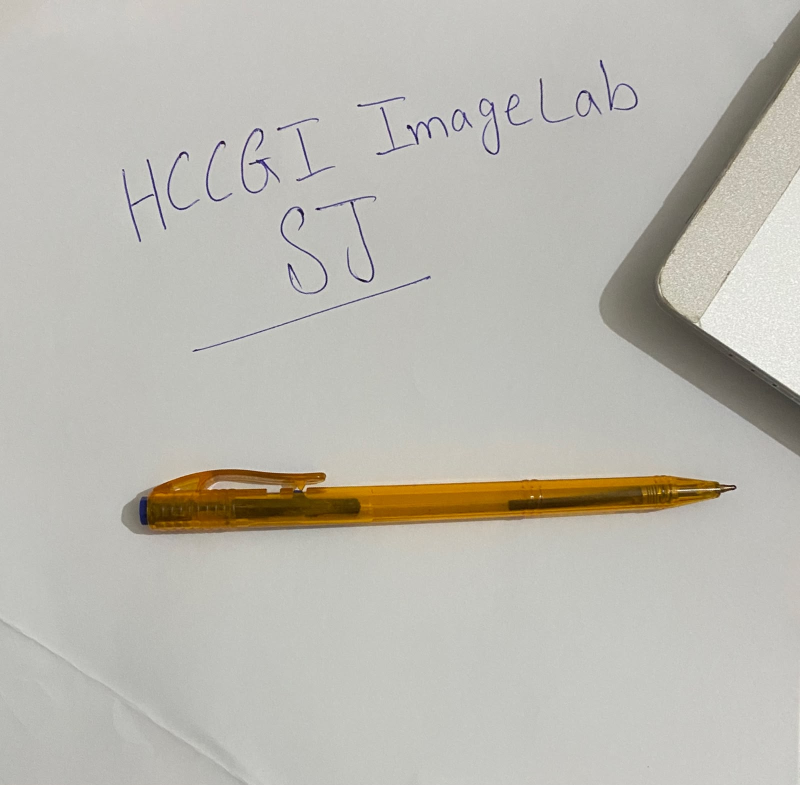
#> input picture images/original.jpg, 1600 x 1569 px (shown at 1/2 size)
$ python weeks01-03_image_lab.py   (older library calls are emulated)
#> lines starting #> are read from the running program, lines starting #| are printed output that depends on the picture; after the words box and inside, x2 and y2 are one past the last pixel; in counts of white or black regions, pixels touching at a corner belong together
import os
import cv2
import numpy as np
import matplotlib.pyplot as plt

def inspect_image(image_path: str) -> dict:
    """Task 1: Load image and measure data properties."""
#> called with image_path = 'images/original.jpg'
    img = cv2.imread(image_path)
#> img is the input picture: shape (1569, 1600, 3); mean B, G, R 177.3, 185.3, 187.7
    if img is None:
        raise FileNotFoundError(f"Image not found at {image_path}")

    height, width, channels = img.shape
#> height = 1569; width = 1600; channels = 3
    pixel_count = height * width
#> pixel_count = 2510400
    estimated_bytes = pixel_count * channels * 1  # 8-bit per channel
#> estimated_bytes = 7531200
    color_order = "BGR"  # OpenCV loads images in BGR format

    return {
        "width": width,
        "height": height,
        "channels": channels,
        "shape": [height, width, channels],
        "pixel_count": pixel_count,
        "estimated_bytes": estimated_bytes,
        "color_order": color_order
    }

def create_pixel_views(image_path: str, output_dir: str) -> dict:
    """Task 2: Channel, grayscale, and downsampled views."""
#> called with image_path = 'images/original.jpg', output_dir = 'outputs'
    os.makedirs(output_dir, exist_ok=True)
    img_bgr = cv2.imread(image_path)
    img_rgb = cv2.cvtColor(img_bgr, cv2.COLOR_BGR2RGB)

    b, g, r = cv2.split(img_bgr)
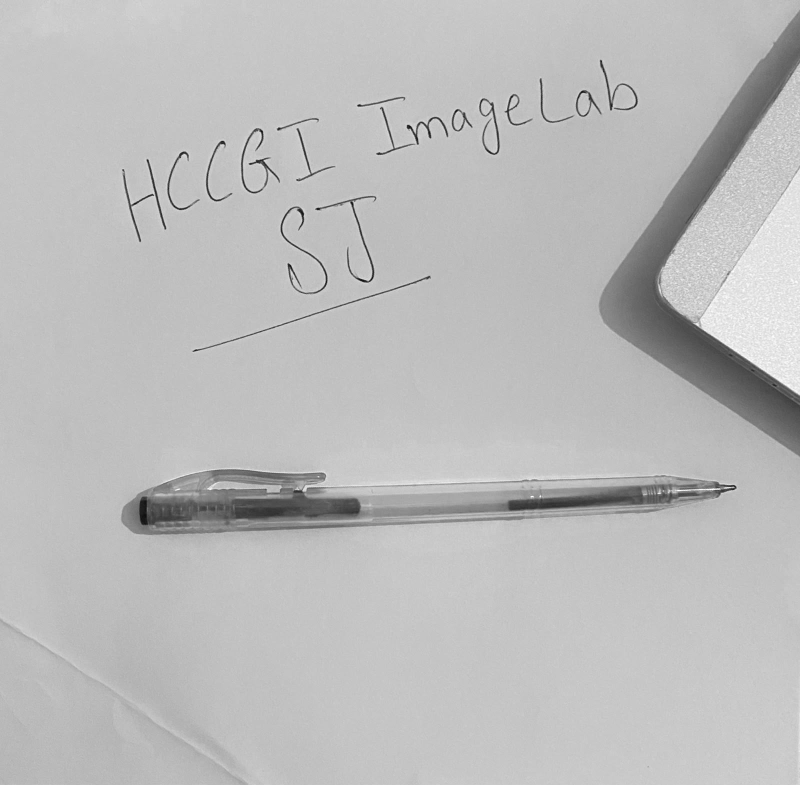
#> r: shape (1569, 1600) (shown at 1/2 size); min 2, max 255, mean 187.7
    gray = cv2.cvtColor(img_bgr, cv2.COLOR_BGR2GRAY)

    h, w = img_bgr.shape[:2]
#> h = 1569; w = 1600
    new_w, new_h = w // 2, h // 2
#> new_w = 800; new_h = 784
    downsampled = cv2.resize(img_rgb, (new_w, new_h), interpolation=cv2.INTER_AREA)

    fig, axes = plt.subplots(2, 3, figsize=(12, 8))
    axes[0, 0].imshow(r, cmap='gray')
    axes[0, 0].set_title("Red Channel")

    axes[0, 1].imshow(g, cmap='gray')
    axes[0, 1].set_title("Green Channel")

    axes[0, 2].imshow(b, cmap='gray')
    axes[0, 2].set_title("Blue Channel")

    axes[1, 0].imshow(gray, cmap='gray')
    axes[1, 0].set_title("Grayscale")

    axes[1, 1].imshow(downsampled)
    axes[1, 1].set_title(f"Downsampled ({new_w}x{new_h})")

    axes[1, 2].imshow(img_rgb)
    axes[1, 2].set_title(f"Original RGB ({w}x{h})")

    for ax in axes.flat:
        ax.axis('off')

    plt.tight_layout()
    output_path = os.path.join(output_dir, "pixel_views.png")
    plt.savefig(output_path)
    plt.close()

    return {
        "original_size": [w, h],
        "downsampled_size": [new_w, new_h],
        "output_path": output_path
    }

def create_adjustments(
    image_path: str,
    output_dir: str,
    brightness_delta: int = 40,
    contrast_factor: float = 1.5,
    threshold: int = 127,
) -> dict:
    """Task 3: Brightness, contrast, and thresholding."""
#> called with image_path = 'images/original.jpg', output_dir = 'outputs', brightness_delta = 40, contrast_factor = 1.5, threshold = 127
    os.makedirs(output_dir, exist_ok=True)
    img_bgr = cv2.imread(image_path)
    gray = cv2.cvtColor(img_bgr, cv2.COLOR_BGR2GRAY)

    # Brightness adjustment with clipping
    bright = np.clip(gray.astype(np.int16) + brightness_delta, 0, 255).astype(np.uint8)
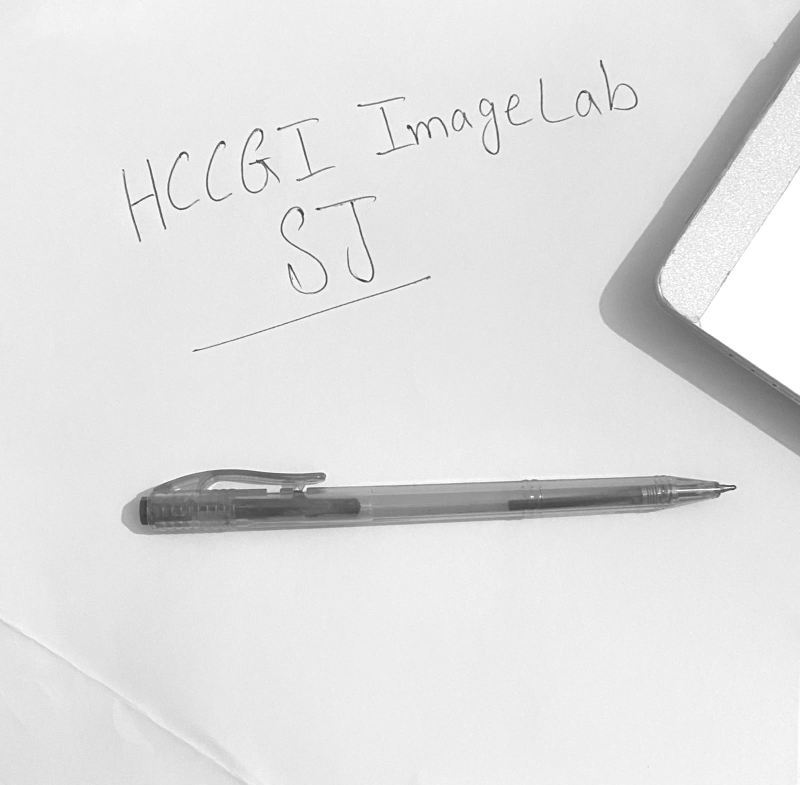
#> bright: shape (1569, 1600) (shown at 1/2 size); min 42, max 255, mean 224.9

    # Contrast adjustment with clipping
    contrast = np.clip(gray.astype(np.float32) * contrast_factor, 0, 255).astype(np.uint8)
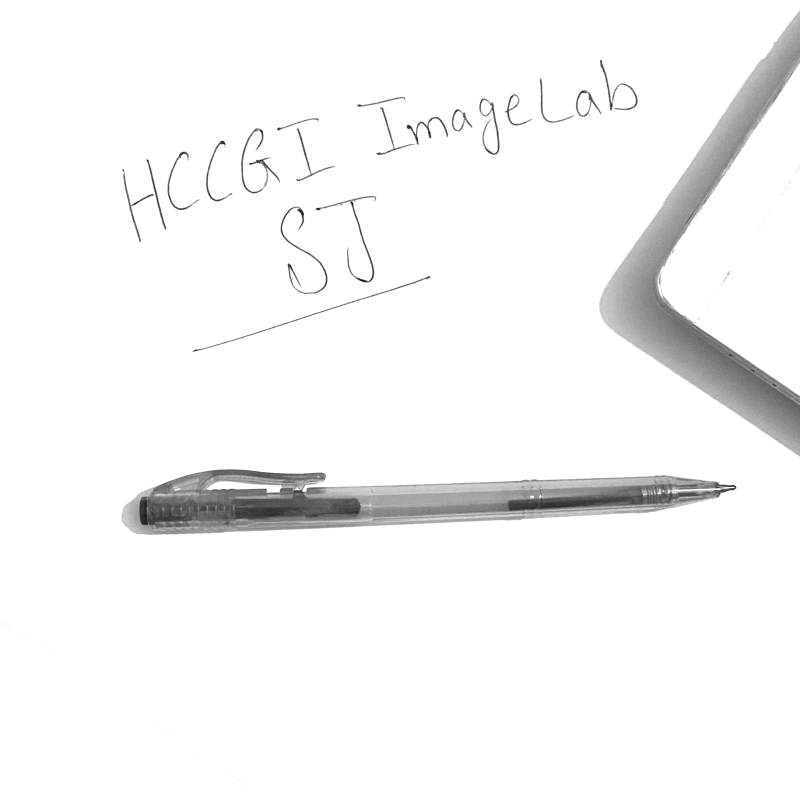
#> contrast: shape (1569, 1600) (shown at 1/2 size); min 3, max 255, mean 245.9

    # Thresholding
    _, thresh_img = cv2.threshold(gray, threshold, 255, cv2.THRESH_BINARY)
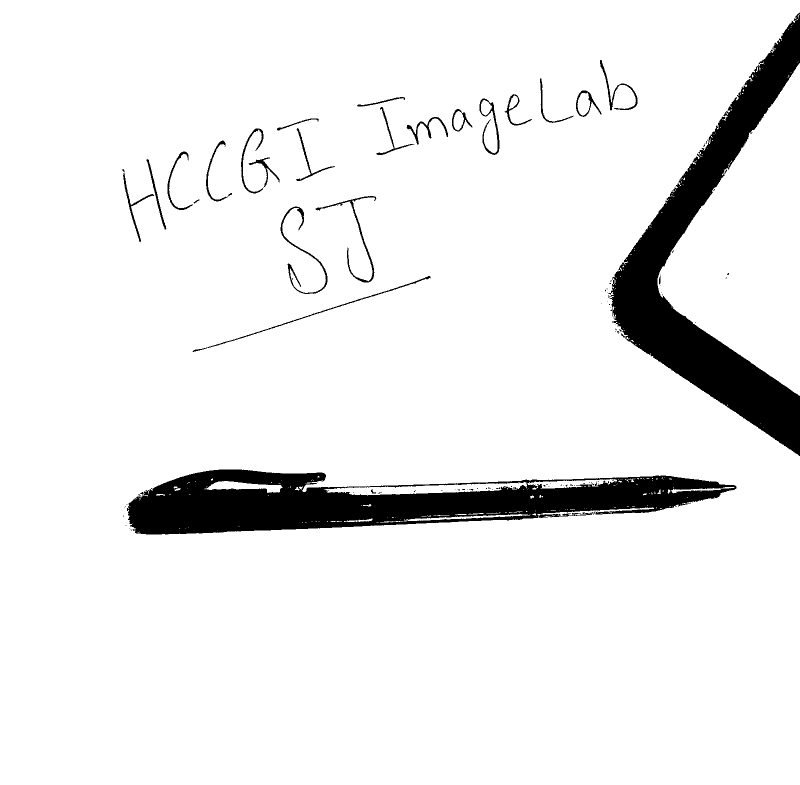
#> thresh_img: shape (1569, 1600) (shown at 1/2 size); 92.6% white; 110 black regions (85 under 20 px), largest, box (x1, y1, x2, y2) and area: (254, 939, 1473, 1069) 87670, (1216, 25, 1600, 912) 84574, (561, 413, 655, 588) 1385

    fig, axes = plt.subplots(2, 2, figsize=(10, 10))
    axes[0, 0].imshow(gray, cmap='gray')
    axes[0, 0].set_title("Original Grayscale")

    axes[0, 1].imshow(bright, cmap='gray')
    axes[0, 1].set_title(f"Brighter (Delta={brightness_delta})")

    axes[1, 0].imshow(contrast, cmap='gray')
    axes[1, 0].set_title(f"High Contrast (Factor={contrast_factor})")

    axes[1, 1].imshow(thresh_img, cmap='gray')
    axes[1, 1].set_title(f"Thresholded (Val={threshold})")

    for ax in axes.flat:
        ax.axis('off')

    plt.tight_layout()
    output_path = os.path.join(output_dir, "adjustments.png")
    plt.savefig(output_path)
    plt.close()

    return {
        "brightness_delta": brightness_delta,
        "contrast_factor": contrast_factor,
        "threshold": threshold,
        "output_path": output_path
    }

def create_blur_and_edges(
    image_path: str,
    output_dir: str,
    kernel_size: int = 5,
) -> dict:
    """Task 4: Blur and Sobel edge detection."""
#> called with image_path = 'images/original.jpg', output_dir = 'outputs', kernel_size = 5
    if kernel_size % 2 == 0 or kernel_size <= 0:
        raise ValueError("kernel_size must be a positive odd integer.")

    os.makedirs(output_dir, exist_ok=True)
    img_bgr = cv2.imread(image_path)
    gray = cv2.cvtColor(img_bgr, cv2.COLOR_BGR2GRAY)

    # Mean Blur
    blurred = cv2.blur(gray, (kernel_size, kernel_size))

    # Sobel on Original Grayscale
    sobelx_orig = cv2.Sobel(gray, cv2.CV_64F, 1, 0, ksize=3)
    sobely_orig = cv2.Sobel(gray, cv2.CV_64F, 0, 1, ksize=3)
    sobel_orig = np.clip(cv2.magnitude(sobelx_orig, sobely_orig), 0, 255).astype(np.uint8)
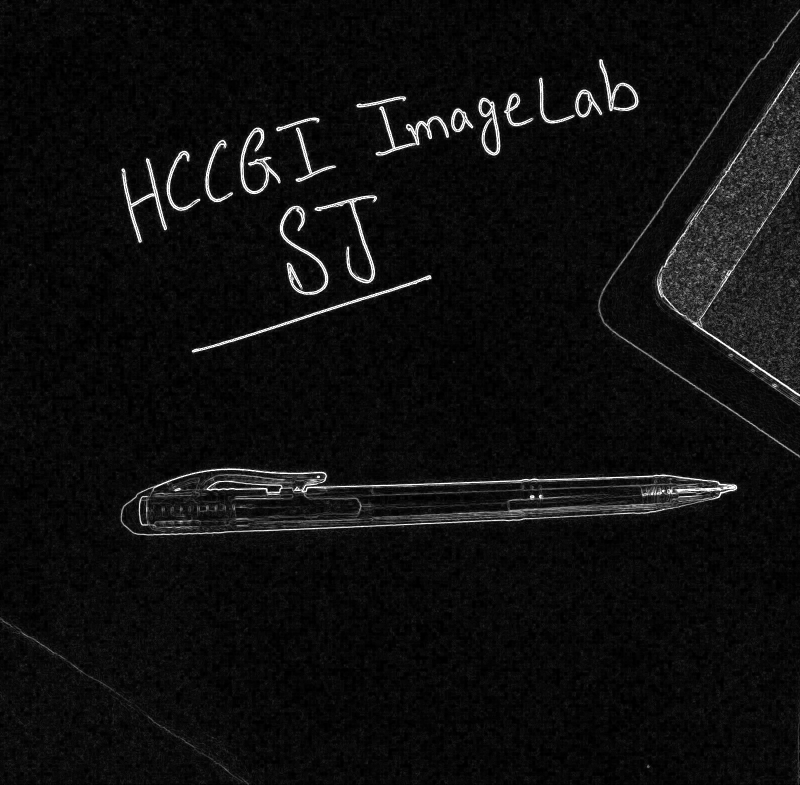
#> sobel_orig: shape (1569, 1600) (shown at 1/2 size); min 0, max 255, mean 14.6

    # Sobel on Blurred Grayscale
    sobelx_blur = cv2.Sobel(blurred, cv2.CV_64F, 1, 0, ksize=3)
    sobely_blur = cv2.Sobel(blurred, cv2.CV_64F, 0, 1, ksize=3)
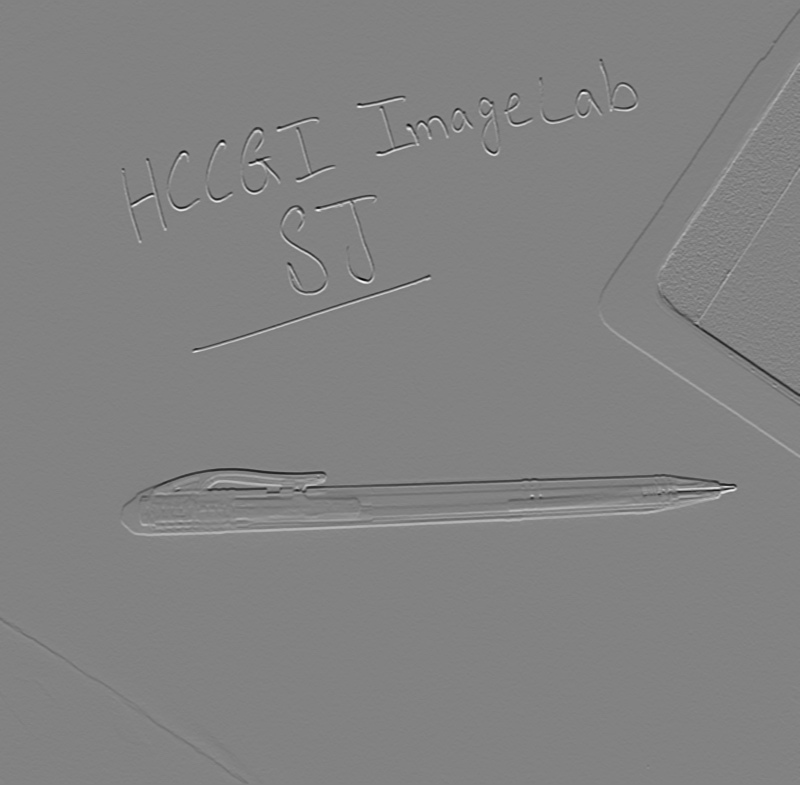
#> sobely_blur: shape (1569, 1600) float64 (shown at 1/2 size); min -310, max 297, mean 0; drawn with min black and max white
    sobel_blur = np.clip(cv2.magnitude(sobelx_blur, sobely_blur), 0, 255).astype(np.uint8)
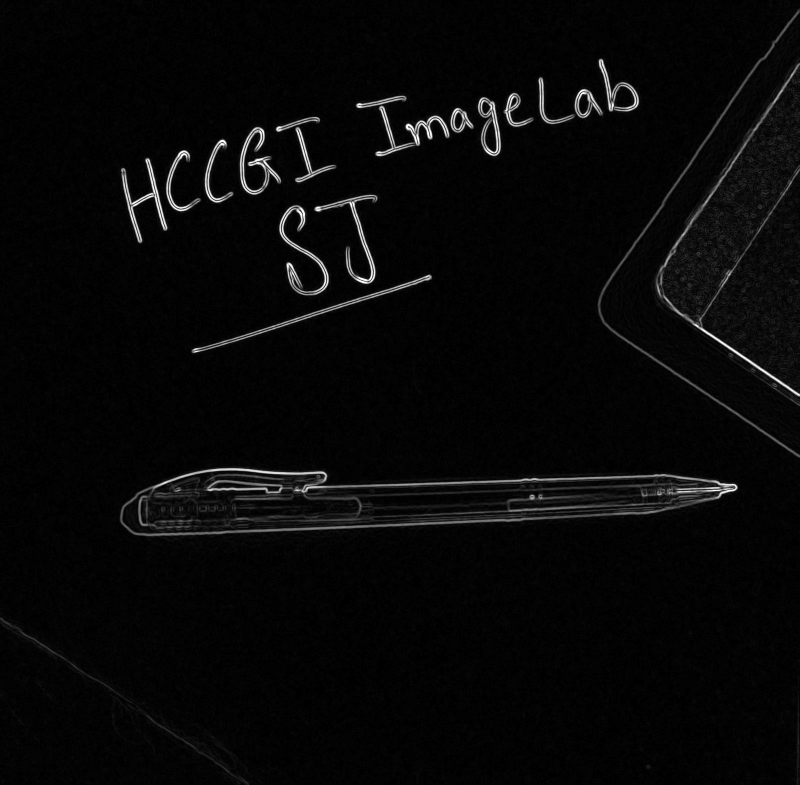
#> sobel_blur: shape (1569, 1600) (shown at 1/2 size); min 0, max 255, mean 7.7

    fig, axes = plt.subplots(2, 2, figsize=(10, 10))
    axes[0, 0].imshow(gray, cmap='gray')
    axes[0, 0].set_title("Original Grayscale")

    axes[0, 1].imshow(blurred, cmap='gray')
    axes[0, 1].set_title(f"Mean Blur ({kernel_size}x{kernel_size})")

    axes[1, 0].imshow(sobel_orig, cmap='gray')
    axes[1, 0].set_title("Sobel Edges (Original)")

    axes[1, 1].imshow(sobel_blur, cmap='gray')
    axes[1, 1].set_title("Sobel Edges (Blurred)")

    for ax in axes.flat:
        ax.axis('off')

    plt.tight_layout()
    output_path = os.path.join(output_dir, "blur_and_edges.png")
    plt.savefig(output_path)
    plt.close()

    return {
        "kernel_size": kernel_size,
        "output_path": output_path
    }

def run_lab(image_path: str, output_dir: str) -> dict:
    """Task 5: Run all tasks."""
    return {
        "task1": inspect_image(image_path),
        "task2": create_pixel_views(image_path, output_dir),
        "task3": create_adjustments(image_path, output_dir),
        "task4": create_blur_and_edges(image_path, output_dir)
    }

def main() -> None:
    image_path = "images/original.jpg"
    output_dir = "outputs"
    os.makedirs(output_dir, exist_ok=True)

    results = run_lab(image_path, output_dir)
    print("Execution complete. Properties:")
    print(results["task1"])

if __name__ == "__main__":
    main()
